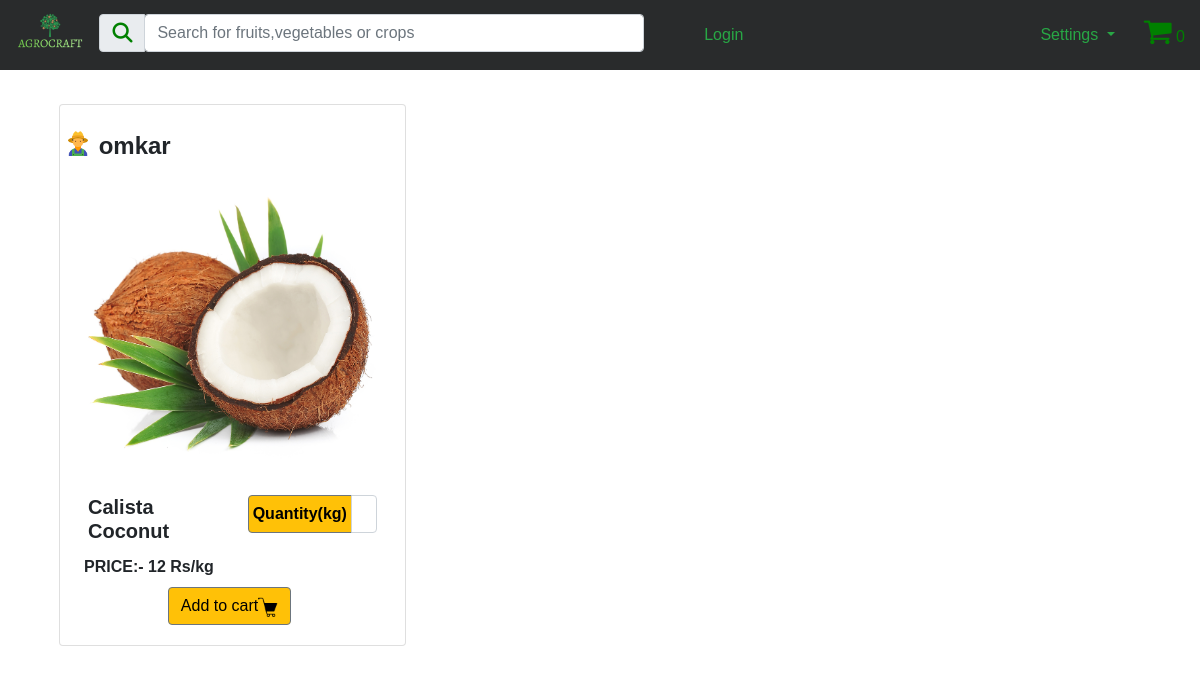
Screenshot of /BuyerPortal2/Categories.php?type=Coconut with the database file from the repository.
### tables this page shows
CREATE TABLE `products` (
  `product_id` int(100) NOT NULL,
  `farmer_fk` int(255) NOT NULL,
  `product_title` varchar(100) NOT NULL,
  `product_cat` varchar(100) NOT NULL,
  `product_type` varchar(100) NOT NULL,
  `product_expiry` varchar(25) NOT NULL,
  `product_image` text NOT NULL,
  `product_stock` int(100) NOT NULL,
  `product_price` int(100) NOT NULL,
  `product_desc` text NOT NULL,
  `product_keywords` text NOT NULL,
  `product_delivery` varchar(5) NOT NULL
);

CREATE TABLE `farmerregistration` (
  `farmer_id` int(255) NOT NULL,
  `farmer_name` varchar(255) NOT NULL,
  `farmer_phone` bigint(10) NOT NULL,
  `farmer_address` text NOT NULL,
  `farmer_state` varchar(50) NOT NULL,
  `farmer_district` varchar(50) NOT NULL,
  `farmer_pan` varchar(10) NOT NULL,
  `farmer_bank` int(16) NOT NULL,
  `farmer_password` varchar(100) NOT NULL
);

### BuyerPortal2/Categories.php (the view, shortened to what this page needs)
<?php
include("../Functions/functions.php");
?>
<!DOCTYPE html>
<html lang="en">
<head>
     <link rel="stylesheet" href="https://maxcdn.bootstrapcdn.com/bootstrap/4.4.1/css/bootstrap.min.css">
     <link rel="stylesheet" href="https://cdnjs.cloudflare.com/ajax/libs/font-awesome/4.7.0/css/font-awesome.min.css">
</head>
<body>
<nav class="navbar navbar-expand-xl ">
<a class="float-left" href="bhome.php">
    <img src="agro.png" class="float-left mr-2 moblogo" alt="Logo" style="height:50px;">
</a>
<div class="collapse navbar-collapse" id="navbarSupportedContent">
    <div class="input-group mb-1 ml-2 searchbox">
        <div class="input-group-prepend">
            <div class="input-group-text"><i class="fas fa-search" style="font-size:20px;color:green; "></i></div>
        </div>
        <form action="SearchResult.php" method="get" enctype="multipart/form-data">
            <input type="text" class="form-control " id="inlineFormInputGroup" name="search" placeholder="Search for fruits,vegetables or crops " style="width:500px;">
        </form>
    </div>
</div>
<div class=" flex-row-reverse right ">
    <div class="p-2 cart">
        <div class="icon2">
            <a href="CartPage.php"> <i class="fa" style="font-size:30px; color:green">&#61562;</i></a>
            <span id="icon" style="color:green"> <?php echo totalItems(); ?> </span>
        </div>
    </div>
    <div class="dropdown p-2 settings ">
        <button class="btn  dropdown-toggle text-success" type="button" id="dropdownMenuButton" data-toggle="dropdown" aria-haspopup="true" aria-expanded="false">
            Settings
        </button>
    </div>
</div>
</nav>
     <div class="container">
          <br>
          <div class="row">
               <?php
               if (isset($_GET['type'])) {
                    $search_query = $_GET['type'];
                    $get_pro = "select * from products where product_type = '$search_query'";
                    $run_pro = mysqli_query($con, $get_pro);
                    if ($run_pro) {
                         echo "<br>";
                         while ($rows = mysqli_fetch_array($run_pro)) {
                              $product_title = $rows['product_title'];
                              $product_image = $rows['product_image'];
                              $product_price = $rows['product_price'];
                              $farmer_fk = $rows['farmer_fk'];
                              $farmer_name_query = "select farmer_name from farmerregistration where farmer_id = $farmer_fk";
                              $running_query_name = mysqli_query($con, $farmer_name_query);
                              while ($names = mysqli_fetch_array($running_query_name)) {
                                   $name = $names['farmer_name'];
                              }
                              echo "
                    <div class='col col-12 col-sm-12 col-md-4 col-xl-4 col-lg-4'>
                <div class='card pb-1 pl-1 pr-1 pt-0' style='height:542px'>
                    <br>
                    <div class='mt-0'><b>
                            <h4><img src='iconsmall.png' style='width: 28px; margin-bottom:  10px;'> $name
                        </b></h4>
                    </div>
                        <img class='card-img-top' src='../Admin/product_images/$product_image' alt='Card image cap' height='300px'>
                    <form action = '' method = 'post'>
                    <div class='card-body pb-0'>
                        <div class='row'>
                            <div class='col-12 col-xl-6 col-lg-6 col-md-6 col-sm-12'>
                                <div class='input-group mb'>
                                    <div class='input-group-prepend'>
                                        <h5 class='card-title font-weight-bold'>$product_title</h5>
                                    </div>
                                </div>
                            </div>
                            <div class='col-12 col-xl-6 col-lg-6 col-md-6 col-sm-12'>
                                <div class='input-group mb-1'>
                                    <div class='input-group-prepend'>
                                        <span class='input-group-text bg-warning border-secondary p-1' style='color:black;' id='inputGroup-sizing-default' placeholder='1'><b>Quantity(kg)</b></span>
                                    </div>
                                    <input type='number' class='form-control' aria-label='Default' style='margin-top:0%;width:20%;padding:0%;' aria-describedby='inputGroup-sizing-default'>
                                </div>
                            </div>
                        </div>
                        <p class='card-text mb-2 font-weight-bold'>PRICE:- $product_price Rs/kg</p>
                        <div class='row'>
                            <div class='col-1 col-xl-3 col-lg-2 col-md-2 col-sm-2'></div>
                            <div class='col-12 col-xl-6 col-lg-6 col-md-6  col-sm-12'>
                              <button class='btn btn-warning border-secondary mr-1 ' name='cart' type = 'submit' style='color:black ;font-weight:50px;'>Add to cart<img src='carticons.png' height='20px'></button>
                            </div>
                        </div>
                    </div>
                       </form>
                </div>
            </div>
           ";
                         }
                    } else {
                         echo "<br><br><hr><h1 align = center>Product's Not Available !</h1><br><br><hr>";
                    }
               }
               ?>
          </div>
          <br><br>
     </div>
</body>
</html>

### BuyerPortal2/Categories.php (style rules this page uses)
a { color: goldenrod; }
* { margin: 0; padding: 0; box-sizing: border-box; }
nav { background-color: #292b2c; }
.card { width: 100%; height: 100%; margin: 10px; }
.right { display: flex; }
.cart { margin-right: -9px; }
.searchbox { width: 60%; }
* { box-sizing: border-box; }
body { margin: 0; font-family: Arial; }
.row { display: -ms-flexbox; display: flex; -ms-flex-wrap: wrap; flex-wrap: wrap; padding: 0 4px; }

### rows the page displays
products: farmerregistration.farmer_name "omkar", product_image (picture), product_title "Calista Coconut", product_price "12"
